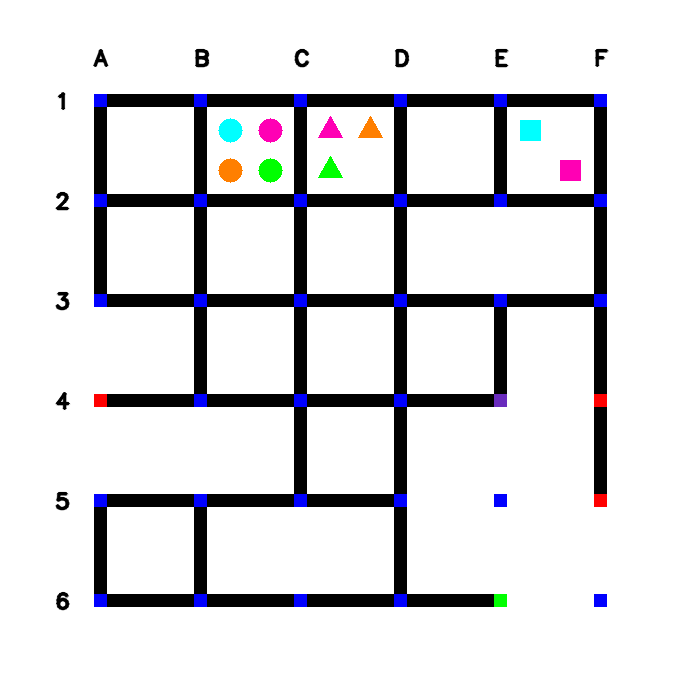
#> input picture PB_Task_4A/test_imgs/maze_0.png, 700 x 700 px, found by its file name
$ python task_1a.py
#> lines starting #> are read from the running program, lines starting #| are printed output that depends on the picture; after the words box and inside, x2 and y2 are one past the last pixel; in counts of white or black regions, pixels touching at a corner belong together
'''
*****************************************************************************************
*
*        		===============================================
*           		Pharma Bot (PB) Theme (eYRC 2022-23)
*        		===============================================
*
*  This script is to implement Task 1A of Pharma Bot (PB) Theme (eYRC 2022-23).
*
*  This software is made available on an "AS IS WHERE IS BASIS".
*  Licensee/end user indemnifies and will keep e-Yantra indemnified from
*  any and all claim(s) that emanate from the use of the Software or
*  breach of the terms of this agreement.
*
*****************************************************************************************
'''

# Team ID:			[ Team-ID ]
# Author List:		[ Names of team members worked on this file separated by Comma: Name1, Name2, ... ]
# Filename:			task_1a.py
# Functions:		detect_traffic_signals, detect_horizontal_roads_under_construction, detect_vertical_roads_under_construction,
#					detect_medicine_packages, detect_arena_parameters
# 					[ Comma separated list of functions in this file ]


####################### IMPORT MODULES #######################
## You are not allowed to make any changes in this section. ##
## You have to implement this task with the three available ##
## modules for this task (numpy, opencv)                    ##
##############################################################
import cv2
import numpy as np
##############################################################

################# ADD UTILITY FUNCTIONS HERE #################
def detect_all_nodes(image):
	"""
	Purpose:
	---
	This function takes the image as an argument and returns a list of
	nodes in which traffic signals, start_node and end_node are present in the image

	Input Arguments:
	---
	`maze_image` :	[ numpy array ]
			numpy array of image returned by cv2 library
	Returns:
	---
	`traffic_signals, start_node, end_node` : [ list ], str, str
			list containing nodes in which traffic signals are present, start and end node too

	Example call:
	---
	traffic_signals, start_node, end_node = detect_all_nodes(maze_image)
	"""
	# traffic_signals = []
	start_node = ""
	end_node = ""

	##############	ADD YOUR CODE HERE	##############
	for i in range(1, 7):
		for j in range(1, 7):
			red = image[i*100, j*100][2]
			green=image[i*100,j*100][1]

			purple=image[i*100,j*100]

			if purple[0]==189 and purple[1]==43 and purple[2]==105:
				end_node=end_node+(chr(64+j)+str(i))
			if green==255:
				start_node=start_node+(chr(64+j)+str(i))

	# [6 lines of commented-out code are left out]

	return start_node, end_node


##############################################################

def detect_traffic_signals(maze_image):

	"""
	Purpose:
	---
	This function takes the image as an argument and returns a list of
	nodes in which traffic signals are present in the image

	Input Arguments:
	---
	`maze_image` :	[ numpy array ]
			numpy array of image returned by cv2 library
	Returns:
	---
	`traffic_signals` : [ list ]
			list containing nodes in which traffic signals are present

	Example call:
	---
	traffic_signals = detect_traffic_signals(maze_image)
	"""
	traffic_signals = []

	##############	ADD YOUR CODE HERE	##############

	for i in range(1, 7):
		for j in range(1, 7):
			red = maze_image[i*100, j*100][2]
			if red == 255:
				loc = chr(64+j)+str(i)
				traffic_signals.append(loc)

	##################################################
	traffic_signals.sort()
	return traffic_signals


def detect_horizontal_roads_under_construction(maze_image):

	"""
	Purpose:
	---
	This function takes the image as an argument and returns a list
	containing the missing horizontal links

	Input Arguments:
	---
	`maze_image` :	[ numpy array ]
			numpy array of image returned by cv2 library
	Returns:
	---
	`horizontal_roads_under_construction` : [ list ]
			list containing missing horizontal links

	Example call:
	---
	horizontal_roads_under_construction = detect_horizontal_roads_under_construction(maze_image)
	"""
	horizontal_roads_under_construction = []
	t=2

	i=6
	while i>=1:
		t=2
		for j in range(1,6):
			mid_x=int((j*100+t*100)/2)
			test_img=maze_image[i*100,mid_x-10:mid_x+10]
			if test_img.all():
				loc=chr(64+j)+str(i)
				loc1=chr(64+t)+str(i)
				loc2=loc+"-"+loc1
				horizontal_roads_under_construction.append(loc2)
			t=t+1
		i=i-1
	horizontal_roads_under_construction.sort()


	##################################################

	return horizontal_roads_under_construction
	##############	ADD YOUR CODE HERE	##############

	##################################################

	return horizontal_roads_under_construction

def detect_vertical_roads_under_construction(maze_image):
	vertical_roads_under_construction = []
	t=2
	j=1
	while j<7:
		t=2
		for i in range(1,6):
			mid_y=int((i*100+(t)*100)/2)
			test_img=maze_image[mid_y,j*100]
            # print(test_img)
			if test_img.all():
				loc=chr(64+j)+str(i)
				loc1=chr(64+j)+str(t)
				loc2=loc+"-"+loc1
				vertical_roads_under_construction.append(loc2)
                # print((j,i))
			t=t+1
		j=j+1


##################################################

	return vertical_roads_under_construction


	"""
	Purpose:
	---
	This function takes the image as an argument and returns a list
	containing the missing vertical links

	Input Arguments:
	---
	`maze_image` :	[ numpy array ]
			numpy array of image returned by cv2 library
	Returns:
	---
	`vertical_roads_under_construction` : [ list ]
			list containing missing vertical links

	Example call:
	---
	vertical_roads_under_construction = detect_vertical_roads_under_construction(maze_image)
	"""


def detect_medicine_packages(maze_image):

	"""
	Purpose:
	---
	This function takes the image as an argument and returns a nested list of
	details of the medicine packages placed in different shops

	** Please note that the shop packages should be sorted in the ASCENDING order of shop numbers
	   as well as in the alphabetical order of colors.
	   For example, the list should first have the packages of shop_1 listed.
	   For the shop_1 packages, the packages should be sorted in the alphabetical order of color ie Green, Orange, Pink and Skyblue.

	Input Arguments:
	---
	`maze_image` :	[ numpy array ]
			numpy array of image returned by cv2 library
	Returns:
	---
	`medicine_packages` : [ list ]
			nested list containing details of the medicine packages present.
			Each element of this list will contain
			- Shop number as Shop_n
			- Color of the package as a string
			- Shape of the package as a string
			- Centroid co-ordinates of the package
	Example call:
	---
	medicine_packages = detect_medicine_packages(maze_image)
	"""
	medicine_packages_present = []

	##############	ADD YOUR CODE HERE	##############
	gray = cv2.cvtColor(maze_image, cv2.COLOR_BGR2GRAY)
	img_hsv=cv2.cvtColor(maze_image,cv2.COLOR_BGR2HSV)


	for i in range(1,7):
		cropped=gray[100:200,i*100:(i+1)*100]
		color_cr=maze_image[100:200,i*100:(i+1)*100]


		_, threshold = cv2.threshold(cropped, 190, 255, cv2.THRESH_BINARY)

		contours, _ = cv2.findContours(threshold, cv2.RETR_TREE, cv2.CHAIN_APPROX_SIMPLE)

		j=0
		for contour in contours:
			if j==0:
				j=j+1
				continue

			approx = cv2.approxPolyDP(contour, 0.02 * cv2.arcLength(contour, True), True)


			cv2.drawContours(cropped, [contour], 0, (0, 0, 255), 5)


			M = cv2.moments(contour)
			if M['m00'] != 0.0:
				x = int(M['m10']/M['m00'])
				y = int(M['m01']/M['m00'])


			j=j+1
			color=""
			shape=""
			shop_number="Shop_"+str(i)
			if(color_cr[y,x][0]==255 and color_cr[y,x][1]==255 and color_cr[y,x][2]==0):
				color=color+"Skyblue"
			elif(color_cr[y,x][0]==0 and color_cr[y,x][1]==127 and color_cr[y,x][2]==255):
				color=color+"Orange"
			elif(color_cr[y,x][0]==180 and color_cr[y,x][1]==0 and color_cr[y,x][2]==255):
				color=color+"Pink"
			else:
				color=color+"Green"


			if len(approx) == 3:
				shape=shape+"Triangle"


			elif len(approx) == 4:
				shape=shape+"Square"

			else:
				shape=shape+"Circle"


			local_list=[]
			local_list.append(shop_number)
			local_list.append(color)
			local_list.append(shape)
			local_list.append([100*i+x,y+100])
			medicine_packages_present.append(local_list)

	medicine_packages_present.sort()
	##################################################

	return medicine_packages_present

def detect_arena_parameters(maze_image):

	"""
	Purpose:
	---
	This function takes the image as an argument and returns a dictionary
	containing the details of the different arena parameters in that image

	The arena parameters are of four categories:
	i) traffic_signals : list of nodes having a traffic signal
	ii) horizontal_roads_under_construction : list of missing horizontal links
	iii) vertical_roads_under_construction : list of missing vertical links
	iv) medicine_packages : list containing details of medicine packages

	These four categories constitute the four keys of the dictionary

	Input Arguments:
	---
	`maze_image` :	[ numpy array ]
			numpy array of image returned by cv2 library
	Returns:
	---
	`arena_parameters` : { dictionary }
			dictionary containing details of the arena parameters

	Example call:
	---
	arena_parameters = detect_arena_parameters(maze_image)
	"""
	arena_parameters = {}

	##############	ADD YOUR CODE HERE	##############
	trafic_signals=detect_traffic_signals(maze_image)
	arena_parameters['traffic_signals']=trafic_signals
	horizontal_roads=detect_horizontal_roads_under_construction(maze_image)
	arena_parameters['horizontal_roads_under_construction']=horizontal_roads
	vertical_roads=detect_vertical_roads_under_construction(maze_image)
	arena_parameters['vertical_roads_under_construction']=vertical_roads
	medical_packages=detect_medicine_packages(maze_image)
	arena_parameters['medicine_packages']=medical_packages
	start,end=detect_all_nodes(maze_image)
	arena_parameters['start_node']=start
	arena_parameters['end_node']=end

	##################################################

	return arena_parameters

######### YOU ARE NOT ALLOWED TO MAKE CHANGES TO THIS FUNCTION #########

if __name__ == "__main__":

    # path directory of images in test_images folder
	img_dir_path = "public_test_images/"

    # path to 'maze_0.png' image file
	file_num = 0
	img_file_path = img_dir_path + 'maze_' + str(file_num) + '.png'

	# read image using opencv
	maze_image = cv2.imread(img_file_path)
#> maze_image is the input picture: shape (700, 700, 3); mean B, G, R 224.6, 222, 222.2

	print('\n============================================')
	print('\nFor maze_' + str(file_num) + '.png')

	# detect and print the arena parameters from the image
	arena_parameters = detect_arena_parameters(maze_image)
#> after the loop in detect_traffic_signals, `for i in range(1, 7):`: traffic_signals = ['A4', 'F4', 'F5']
#> after the loop in detect_horizontal_roads_under_construction, `while i>=1:`: horizontal_roads_under_construction = ['E6-F6', 'D5-E5', 'E5-F5', 'E4-F4']; i = 0
#> in detect_arena_parameters, `horizontal_roads=detect_horizontal_roads_under_construction(maze_image)`: horizontal_roads = ['D5-E5', 'E4-F4', 'E5-F5', 'E6-F6']
#> after the loop in detect_vertical_roads_under_construction, `while j<7:`: j = 7; vertical_roads_under_construction = ['A3-A4', 'A4-A5', 'B4-B5', 'C5-C6', 'E2-E3', 'E4-E5', 'E5-E6', 'F5-F6']
#> in detect_arena_parameters, `vertical_roads=detect_vertical_roads_under_construction(maze_image)`: vertical_roads has the same summary as vertical_roads_under_construction in detect_vertical_roads_under_construction
#> in detect_medicine_packages, `gray = cv2.cvtColor(maze_image, cv2.COLOR_BGR2GRAY)`:
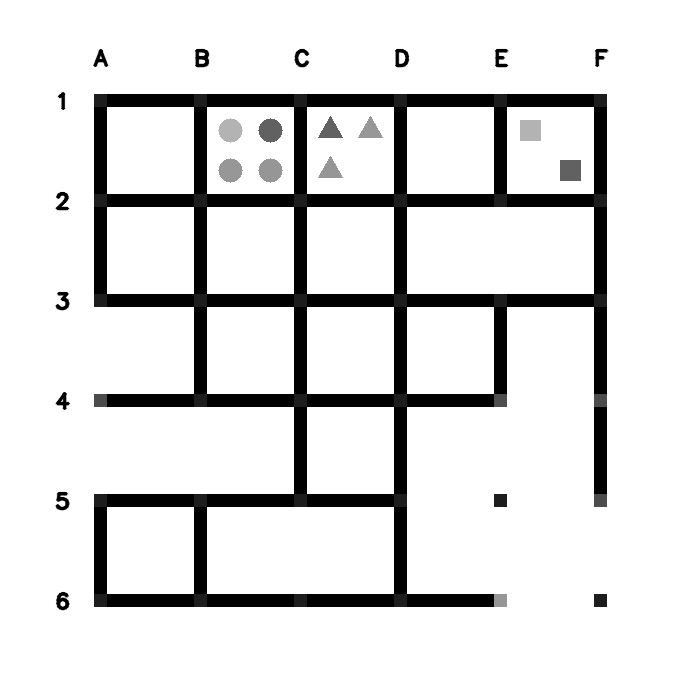
#> gray: shape (700, 700); min 0, max 255, mean 222.4
#> the loop in detect_medicine_packages, `for i in range(1,7):` made 6 passes
#> contours on passes 1, 4, 6: [[[7, 7], [7, 93], [93, 93], [93, 7]]], [[[7, 7], [7, 93], [93, 93], [93, 7]]], [[[7, 0], [7, 99], [99, 99], [99, 0]]]
#> pass 1, in detect_medicine_packages, `cropped=gray[100:200,i*100:(i+1)*100]`:
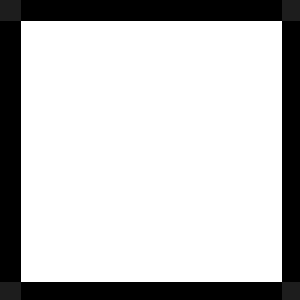
#> cropped: shape (100, 100) (shown 3 times larger); min 0, max 255, mean 193.5
#> pass 2, in detect_medicine_packages, `cropped=gray[100:200,i*100:(i+1)*100]`:
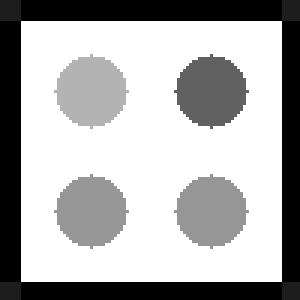
#> cropped: shape (100, 100) (shown 3 times larger); min 0, max 255, mean 174
#> after the loop in detect_medicine_packages, `for i in range(1,7):`:
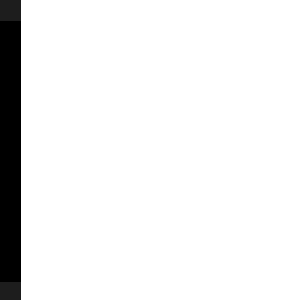
#> cropped: shape (100, 100) (shown 3 times larger); min 0, max 255, mean 237.4
#> after the loop in detect_medicine_packages, `for i in range(1,7):`: medicine_packages_present = 9 items
#> after the loop in detect_all_nodes, `for i in range(1, 7):`: end_node = 'E4'; start_node = 'E6'
#> in detect_arena_parameters, `start,end=detect_all_nodes(maze_image)`: end = 'E4'
#> arena_parameters = 6 items

	print("Arena Prameters: " , arena_parameters)
#> (printed output is left out)

	# display the maze image
	cv2.imshow("image", maze_image)
	cv2.waitKey(0)
	cv2.destroyAllWindows()

	choice = input('\nDo you want to run your script on all test images ? => "y" or "n": ')
#> the answer given: test_imgs/maze_0.png

	if choice == 'y':

		for file_num in range(1, 15):

			# path to maze image file
			img_file_path = img_dir_path + 'maze_' + str(file_num) + '.png'

			# read image using opencv
			maze_image = cv2.imread(img_file_path)

			print('\n============================================')
			print('\nFor maze_' + str(file_num) + '.png')

			# detect and print the arena parameters from the image
			arena_parameters = detect_arena_parameters(maze_image)

			print("Arena Parameter: ", arena_parameters)

			# display the test image
			cv2.imshow("image", maze_image)
			cv2.waitKey(2000)
			cv2.destroyAllWindows()

$ run again, with PB_Task_4A/test_imgs/maze_1.png copied over PB_Task_4A/test_imgs/maze_0.png
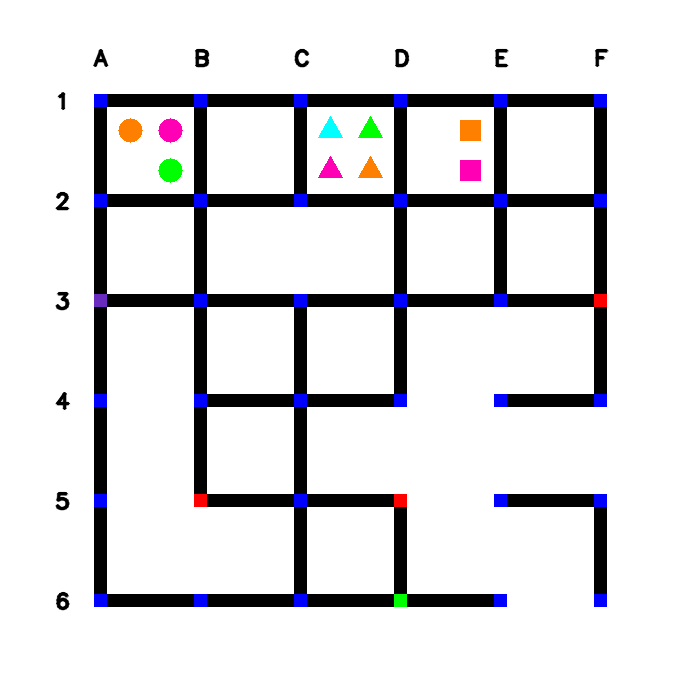
#> input picture PB_Task_4A/test_imgs/maze_1.png, 700 x 700 px, found by its file name
#> maze_image is the input picture: shape (700, 700, 3); mean B, G, R 224.4, 221.9, 222.5
#> after the loop in detect_traffic_signals, `for i in range(1, 7):`: traffic_signals = ['F3', 'B5', 'D5']
#> trafic_signals = ['B5', 'D5', 'F3']
#> after the loop in detect_horizontal_roads_under_construction, `while i>=1:`: horizontal_roads_under_construction = ['E6-F6', 'A5-B5', 'D5-E5', 'A4-B4', 'D4-E4']; i = 0
#> horizontal_roads = ['A4-B4', 'A5-B5', 'D4-E4', 'D5-E5', 'E6-F6']
#> after the loop in detect_vertical_roads_under_construction, `while j<7:`: j = 7; vertical_roads_under_construction = ['B5-B6', 'C2-C3', 'D4-D5', 'E3-E4', 'E4-E5', 'E5-E6', 'F4-F5']
#> vertical_roads has the same summary as vertical_roads_under_construction in detect_vertical_roads_under_construction
#> img_hsv: shape (700, 700, 3); mean H, S, V 1.9, 4.9, 225.9
#> the loop in detect_medicine_packages, `for i in range(1,7):` made 6 passes
#> contours on passes 2, 5, 6: [[[7, 7], [7, 93], [93, 93], [93, 7]]], [[[7, 7], [7, 93], [93, 93], [93, 7]]], [[[7, 0], [7, 99], [99, 99], [99, 0]]]
#> pass 1, in detect_medicine_packages, `color_cr=maze_image[100:200,i*100:(i+1)*100]`:
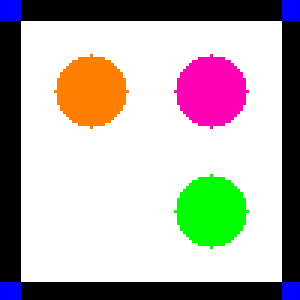
#> color_cr: shape (100, 100, 3) (shown 3 times larger); mean B, G, R 171.5, 176.1, 181.8
#> pass 1, in detect_medicine_packages, `_, threshold = cv2.threshold(cropped, 190, 255, cv2.THRESH_BINARY)`:
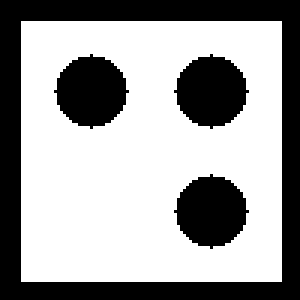
#> threshold: shape (100, 100) (shown 3 times larger); 62.5% white; 4 black regions, box (x1, y1, x2, y2) and area: (0, 0, 100, 100) 2431, (18, 18, 43, 43) 441, (58, 18, 83, 43) 441, (58, 58, 83, 83) 441
#> after the loop in detect_medicine_packages, `for i in range(1,7):`: medicine_packages_present = 9 items
#> after the loop in detect_all_nodes, `for i in range(1, 7):`: end_node = 'A3'; start_node = 'D6'
#> end = 'A3'
#> arena_parameters = 6 items
#> (printed output is left out)

$ run again, with PB_Task_4A/test_imgs/maze_2.png copied over PB_Task_4A/test_imgs/maze_0.png
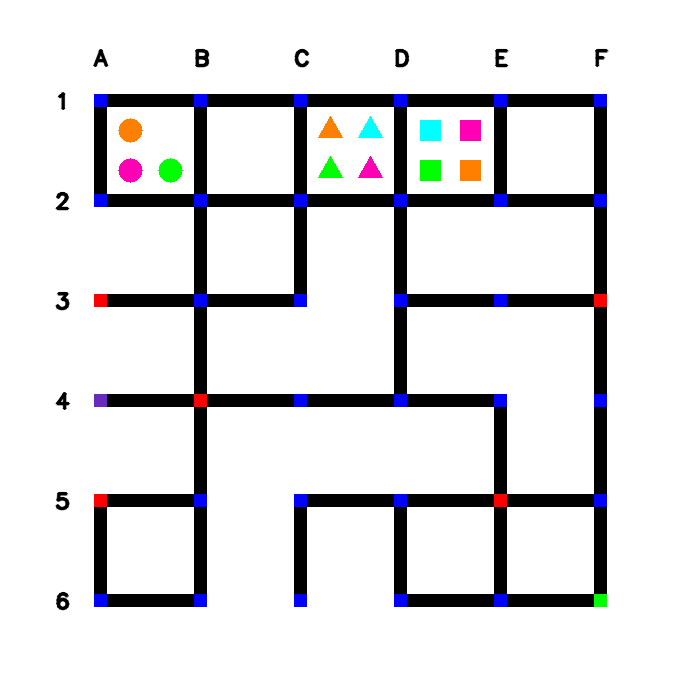
#> input picture PB_Task_4A/test_imgs/maze_2.png, 700 x 700 px, found by its file name
#> maze_image is the input picture: shape (700, 700, 3); mean B, G, R 224.6, 222.5, 222.8
#> after the loop in detect_traffic_signals, `for i in range(1, 7):`: traffic_signals = ['A3', 'F3', 'B4', 'A5', 'E5']
#> trafic_signals = ['A3', 'A5', 'B4', 'E5', 'F3']
#> after the loop in detect_horizontal_roads_under_construction, `while i>=1:`: horizontal_roads_under_construction = ['B6-C6', 'C6-D6', 'B5-C5', 'E4-F4', 'C3-D3']; i = 0
#> horizontal_roads = ['B5-C5', 'B6-C6', 'C3-D3', 'C6-D6', 'E4-F4']
#> after the loop in detect_vertical_roads_under_construction, `while j<7:`: j = 7; vertical_roads_under_construction = ['A2-A3', 'A3-A4', 'A4-A5', 'C3-C4', 'C4-C5', 'D4-D5', 'E2-E3', 'E3-E4']
#> vertical_roads has the same summary as vertical_roads_under_construction in detect_vertical_roads_under_construction
#> img_hsv: shape (700, 700, 3); mean H, S, V 2, 5.3, 226.5
#> the loop in detect_medicine_packages, `for i in range(1,7):` made 6 passes
#> contours on passes 2, 5, 6: [[[7, 7], [7, 93], [93, 93], [93, 7]]], [[[7, 7], [7, 93], [93, 93], [93, 7]]], [[[7, 0], [7, 99], [99, 99], [99, 0]]]
#> pass 1, in detect_medicine_packages, `color_cr=maze_image[100:200,i*100:(i+1)*100]`:
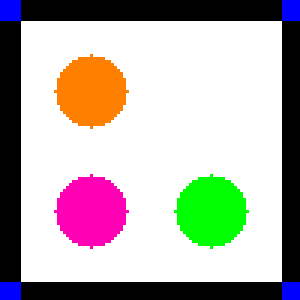
#> color_cr: shape (100, 100, 3) (shown 3 times larger); mean B, G, R 171.5, 176.1, 181.8
#> pass 1, in detect_medicine_packages, `_, threshold = cv2.threshold(cropped, 190, 255, cv2.THRESH_BINARY)`:
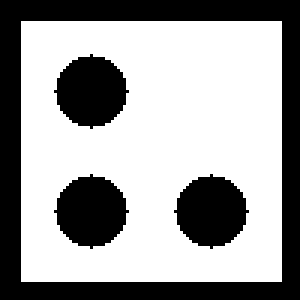
#> threshold: shape (100, 100) (shown 3 times larger); 62.5% white; 4 black regions, box (x1, y1, x2, y2) and area: (0, 0, 100, 100) 2431, (18, 18, 43, 43) 441, (18, 58, 43, 83) 441, (58, 58, 83, 83) 441
#> after the loop in detect_medicine_packages, `for i in range(1,7):`: medicine_packages_present = 11 items
#> after the loop in detect_all_nodes, `for i in range(1, 7):`: end_node = 'A4'; start_node = 'F6'
#> end = 'A4'
#> arena_parameters = 6 items
#> (printed output is left out)
